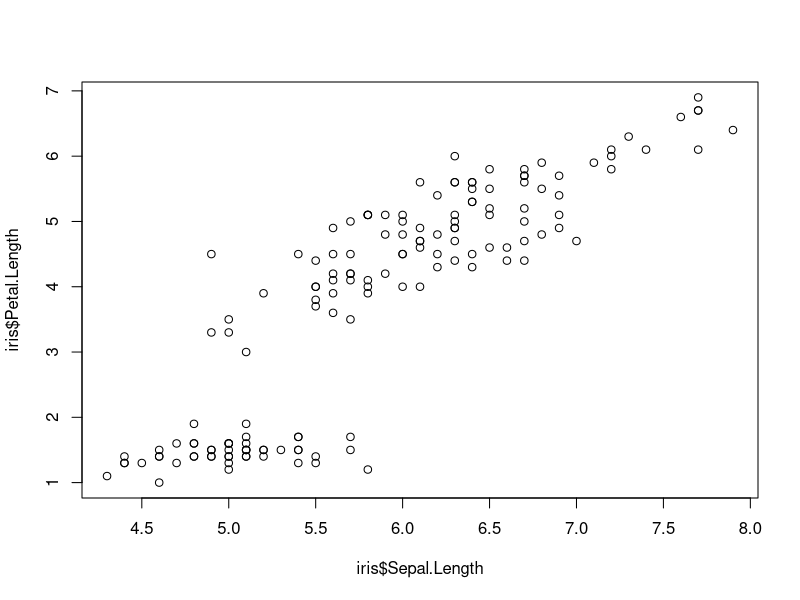
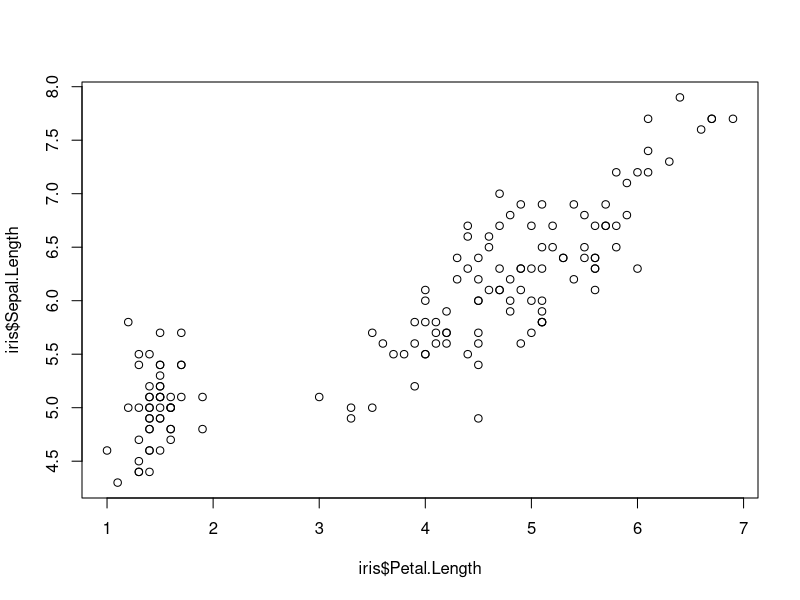

Write R code to recreate these figures, in order.
## ---- chunk 1
(9 + 3 - 5) * 5 / 2 + sqrt(9) ^ 2
## ---- chunk 2
c(0, 1, 2, 3, 4, 5) * 2 + 3
## ---- chunk 3
c("a", "b", "c")
c("Pierre", "Marie", "Jean")
## ---- chunk 4
data.frame(x = c(0, 1, 2, 3), 
           y = c(3, 5, 7, 9), 
           z = c("a", "b", "c", "d"))
## ---- chunk 5
a <- 9
a
## ---- chunk 6
Prenom <- "Pierre"
Prenom
## ---- chunk 7
Taille <- c(178, 191, 178, 182, 167, 151)
Taille
Poids <- c(60, 89, 92, 67, 80, 70)
Poids
Sexe <- c("M", "M", "F", "F", "M", "F")
Sexe
## ---- chunk 8
df <- data.frame(Taille, Poids, Sexe)
df
## ---- chunk 9
df$Taille
## ---- chunk 10
a <- 7
b <- 3
c <- 2
(a + b) / c
## ---- chunk 11
vec1 <- c(0, 2, 4, 6, 8)
vec2 <- c(1, 4, 5, 9, 0)
vec1 * 10
vec1 * vec2
## ---- chunk 12
df$IMC <- df$Poids / (df$Taille/100) ^ 2
df
## ---- chunk 13
rm(vec1)
## ---- chunk 14
plot(x = iris$Sepal.Length, y = iris$Petal.Length)
## ---- chunk 15
plot(iris$Petal.Length, iris$Sepal.Length)
## ---- chunk 16
library(tidyverse)
## ---- chunk 17
# Titre de section 1 -------------------------------------------
## Sous-titre 1
  # Commentaire 1
